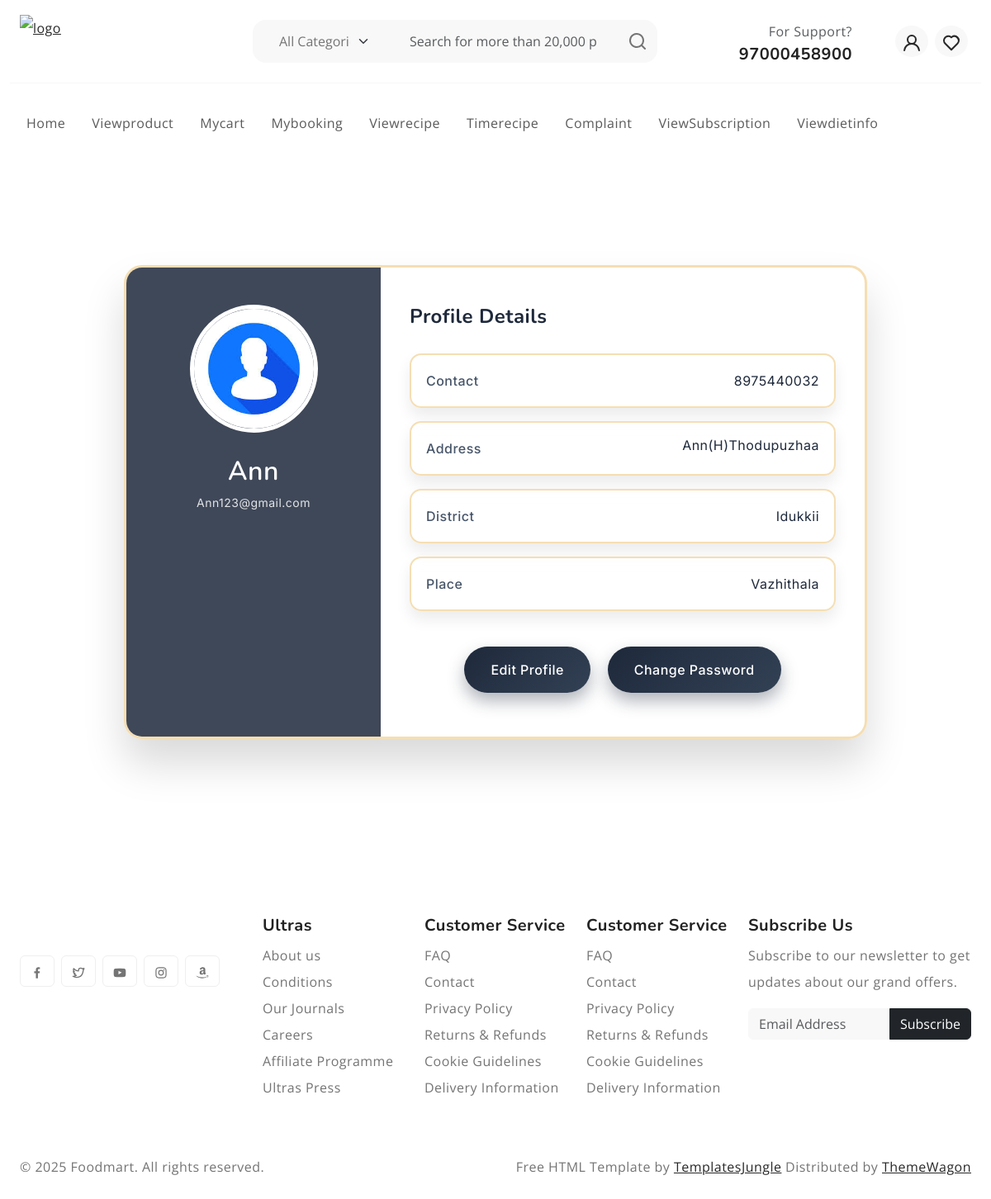
Page /User/Myprofile/ (signed in) on the committed database.
### Guest/models.py (models this page shows)
class tbl_user(models.Model):
    user_name=models.CharField(max_length=50)
    user_gender=models.CharField(max_length=50)
    user_contact=models.CharField(max_length=15)
    user_email=models.CharField(max_length=50)
    user_password=models.CharField(max_length=50)
    user_address=models.CharField(max_length=50)
    user_place=models.ForeignKey(tbl_place,on_delete=models.CASCADE)
    user_photo=models.FileField(upload_to ='Assets/UserDocs')
    user_status=models.IntegerField(default=0)

### Admin/models.py (models this page shows)
class tbl_place(models.Model):
    place_name=models.CharField(max_length=50)
    district=models.ForeignKey(tbl_district,on_delete=models.CASCADE)

class tbl_district(models.Model):
    district_name=models.CharField(max_length=50)

### User/views.py (the view)
# urls.py: path('Myprofile/',views.Myprofile,name="Myprofile"),
def Myprofile (request):
     userdata=tbl_user.objects.get(id=request.session['uid'])
     return render(request,"User/Myprofile.html",{'userdata':userdata})

### User/Templates/User/Myprofile.html (shortened to what this page needs)
{% extends 'User/Head.html' %}
{% load static %}
{% block content %}
<div class="page-wrapper">
    <div class="profile-container">
        <div class="profile-left">
            <img src="{{ userdata.user_photo.url }}" alt="Profile Image">
            <h2>{{ userdata.user_name }}</h2>
            <p>{{ userdata.user_email }}</p>
        </div>
        <div class="profile-right">
            <h3>Profile Details</h3>
            <div class="profile-info">
                <span>Contact</span>
                <span>{{ userdata.user_contact }}</span>
            </div>
            <div class="profile-info address">
                <span>Address</span>
                <span>{{ userdata.user_address }}</span>
            </div>
            <div class="profile-info">
                <span>District</span>
                <span>{{ userdata.user_place.district.district_name }}</span>
            </div>
            <div class="profile-info">
                <span>Place</span>
                <span>{{ userdata.user_place.place_name }}</span>
            </div>
            <div class="profile-actions">
                <a href="{% url 'User:Editprofile' %}">Edit Profile</a>
                <a href="{% url 'User:Changepassword' %}">Change Password</a>
            </div>
        </div>
    </div>
</div>
{% endblock content %}

### Guest/static/User/style.css (style rules this page uses)
:root { --header-height : 160px; --header-height-min : 80px; }
:root { --accent-color : #FFC43F; --dark-color : #222222; --light-dark-color : #727272; --light-color : #fff; --grey-color : #dbdbdb; --light-grey-color : #fafafa; --primary-color : #6995B1; --light-primary-color : #eef1f3; }
:root { --body-font : "Open Sans", sans-serif; --heading-font : "Nunito", sans-serif; }
body { --bs-link-color: #333; --bs-link-hover-color:#333; --bs-link-color-rgb: 40,40,40; --bs-link-hover-color-rgb: 0,0,0; --bs-light-rgb: 248, 248, 248; --bs-font-sans-serif: "Open Sans", sans-serif; --bs-body-font-family: var(--bs-font-sans-serif); --bs-body-font-size: 1rem; --bs-body-font-weight: 400; --bs-body-line-height: 2; --bs-body-color: #747474; --bs-primary: #FFC43F; --bs-primary-rgb: 255, 196, 63; --bs-success: #a3be4c; --bs-success-rgb: 163, 190, 76; --bs-primary-bg-subtle: #FFF9EB; --bs-success-bg-subtle: #eef5e5; --bs-border-color: #F7F7F7; --bs-secondary-rgb: 230, 243, 251; --bs-danger-rgb: 249, 235, 231; --bs-warning-rgb: 255, 249, 235; --bs-info-rgb: 230, 243, 250; }
body { letter-spacing: 0.03em; }
h1,h2,h3,h4,h5,h6 { font-family: var(--heading-font); color: var(--dark-color); font-weight: 700; }

### User/Templates/User/Myprofile.html (style rules this page uses)
.page-wrapper { min-height: 100vh; padding: 60px 0; font-family: 'Inter', sans-serif; }
.profile-container { max-width: 900px; margin: auto; display: flex; border-radius: 22px; overflow: hidden; border: 3px solid wheat; background: rgba(255,255,255,0.35); backdrop-filter: blur(15px); -webkit-backdrop-filter: blur(15px); box-shadow: 0 30px 50px rgba(0,0,0,0.15); }
.profile-left { flex: 1; padding: 45px 25px; text-align: center; background: rgba(30, 41, 59, 0.85); color: #fff; }
.profile-left img { width: 155px; height: 155px; border-radius: 50%; border: 5px solid white; object-fit: cover; margin-bottom: 18px; }
.profile-left h2 { margin: 10px 0 5px; font-weight: 600; color: white; }
.profile-left p { font-size: 14px; opacity: 0.85; color: white; }
.profile-right { flex: 2; padding: 45px 35px; }
.profile-right h3 { font-size: 24px; margin-bottom: 30px; color: #1e293b; }
.profile-info { display: flex; justify-content: space-between; padding: 15px 18px; margin-bottom: 16px; border: 2px solid wheat; background: rgba(255,255,255,0.6); backdrop-filter: blur(8px); border-radius: 14px; box-shadow: 0 10px 18px rgba(0,0,0,0.08); }
.profile-info span:first-child { font-weight: 500; color: #475569; }
.profile-info span:last-child { color: #1e293b; }
.profile-info.address { align-items: flex-start; }
.profile-info.address span:last-child { max-width: 65%; line-height: 1.6; word-wrap: break-word; }
.profile-actions { margin-top: 35px; text-align: center; }
.profile-actions a { display: inline-block; margin: 8px; padding: 12px 32px; border-radius: 30px; background: linear-gradient(135deg, #1e293b, #334155); color: #fff; font-weight: 500; text-decoration: none; transition: 0.3s ease; box-shadow: 0 10px 20px rgba(30,41,59,0.35); }

### rows in the picture
tbl_user: user_photo (picture), user_name "Ann", user_email "Ann123@gmail.com", user_contact "8975440032", user_address "Ann(H)Thodupuzhaa", user_place.district.district_name "Idukkii", user_place.place_name "Vazhithala"
